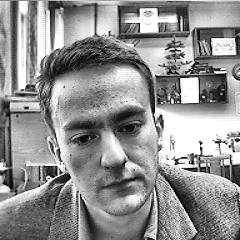
%> input picture diploma/2007/Система online контроля доступа конечного пользователя - Дурнов Денис - РК9-101/sources/work/Работа с градиентом/A.tif, 240 x 240 px
$ octave --eval "result = ddk_grad('A.tif');"   (GNU Octave 9; MATLAB toolbox functions it lacks are replaced by stand-ins)
%> lines starting %> are read from the running program, lines starting %| are printed output that depends on the picture
%function I1 = ddk_grad(Im)
function I1 = ddk_grad(filename)
%> called with filename = 'A.tif'
% Функция вычисления значения градиента. Принимает имя изображения образа
%                           [06.10.2006]
Im = imread(filename);
%> Im is the input picture: size 240x240 uint8; min 1, max 255, mean 144.8
% [6 lines of commented-out code are left out]

hy = fspecial('sobel');
hx = hy';

Iy = imfilter(double(Im), hy, 'replicate');
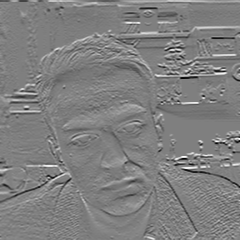
%> Iy: size 240x240 double; min -1008, max 1008, mean 3.2; drawn with min black and max white
Ix = imfilter(double(Im), hx, 'replicate');
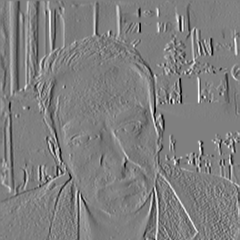
%> Ix: size 240x240 double; min -1008, max 1008, mean 0; drawn with min black and max white
I = sqrt(Ix.^2+Iy.^2);
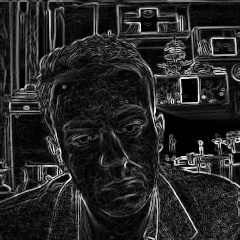
%> I: size 240x240 double; min 0, max 1026.9, mean 156.3; drawn with min black and max white
I1 = uint8(I);
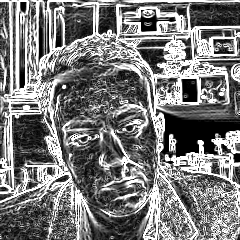
%> I1: size 240x240 uint8; min 0, max 255, mean 122.7
imwrite(I1, '_temp.tif');

%figure, imshow(I,[]), title('Значение градиента');
figure, imshow(I1,[]), title('Градиент uint8');
%figure, surf(double(I1)), shading flat;
%figure, surf(I), shading flat;

$ run again, on diploma/2007/Система online контроля доступа конечного пользователя - Дурнов Денис - РК9-101/sources/work/Работа с градиентом/A_gr.tif
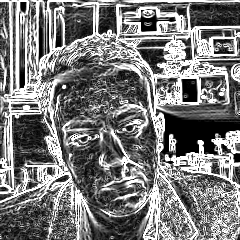
%> input picture diploma/2007/Система online контроля доступа конечного пользователя - Дурнов Денис - РК9-101/sources/work/Работа с градиентом/A_gr.tif, 240 x 240 px
%> in ddk_grad, Im is the input picture: size 240x240 uint8; min 0, max 255, mean 122.7
%> in ddk_grad, `I = sqrt(Ix.^2+Iy.^2);`:
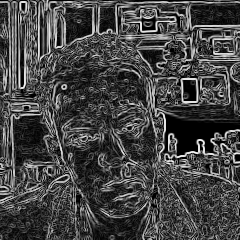
%> I: size 240x240 double; min 0, max 1140.4, mean 310.2; drawn with min black and max white
%> in ddk_grad, `I1 = uint8(I);`:
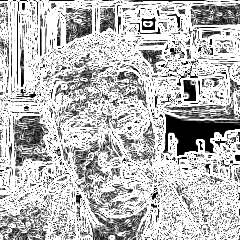
%> I1: size 240x240 uint8; min 0, max 255, mean 187.2

$ run again, on diploma/2007/Система online контроля доступа конечного пользователя - Дурнов Денис - РК9-101/sources/work/Работа с градиентом/K.tif
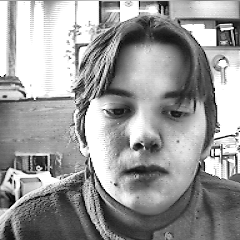
%> input picture diploma/2007/Система online контроля доступа конечного пользователя - Дурнов Денис - РК9-101/sources/work/Работа с градиентом/K.tif, 240 x 240 px
%> in ddk_grad, Im is the input picture: size 240x240 uint8; min 1, max 255, mean 154.4
%> in ddk_grad, `I = sqrt(Ix.^2+Iy.^2);`:
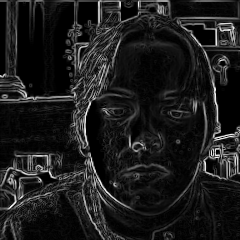
%> I: size 240x240 double; min 0, max 1042.6, mean 118; drawn with min black and max white
%> in ddk_grad, `I1 = uint8(I);`:
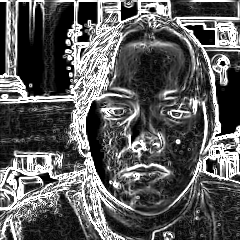
%> I1: size 240x240 uint8; min 0, max 255, mean 93.1

$ run again, on diploma/2007/Система online контроля доступа конечного пользователя - Дурнов Денис - РК9-101/sources/work/Работа с градиентом/face_gr.tif
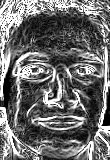
%> input picture diploma/2007/Система online контроля доступа конечного пользователя - Дурнов Денис - РК9-101/sources/work/Работа с градиентом/face_gr.tif, 110 x 160 px
%> in ddk_grad, Im is the input picture: size 160x110 uint8; min 0, max 255, mean 108.8
%> in ddk_grad, `I = sqrt(Ix.^2+Iy.^2);`:
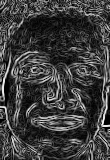
%> I: size 160x110 double; min 0, max 1111.6, mean 270.7; drawn with min black and max white
%> in ddk_grad, `I1 = uint8(I);`:
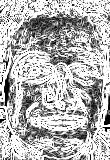
%> I1: size 160x110 uint8; min 0, max 255, mean 181.1
